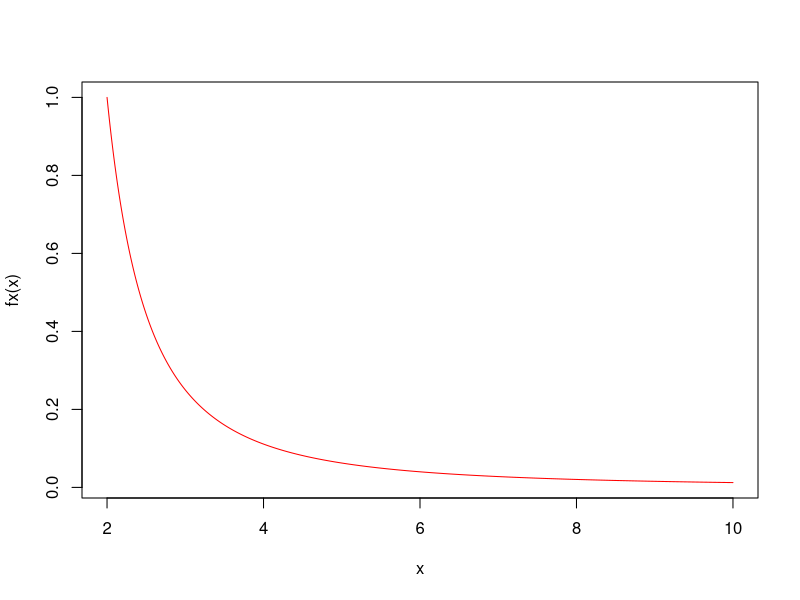
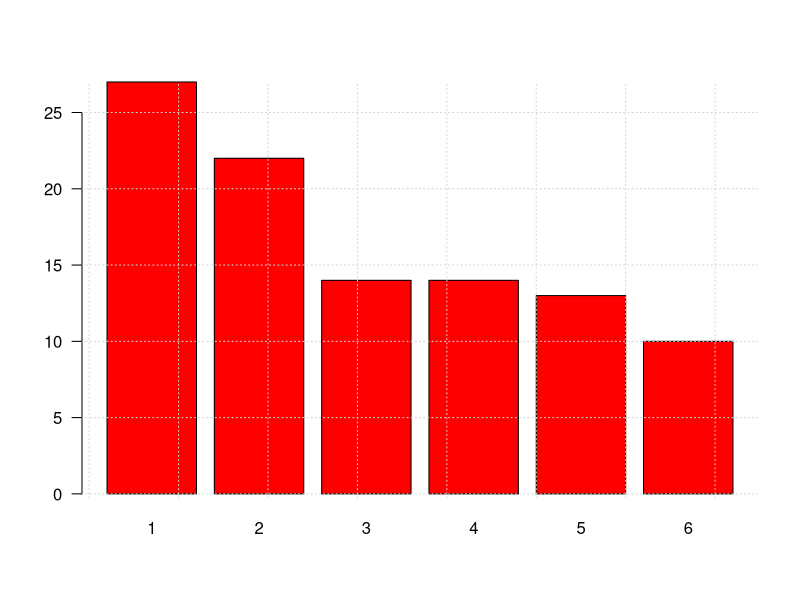
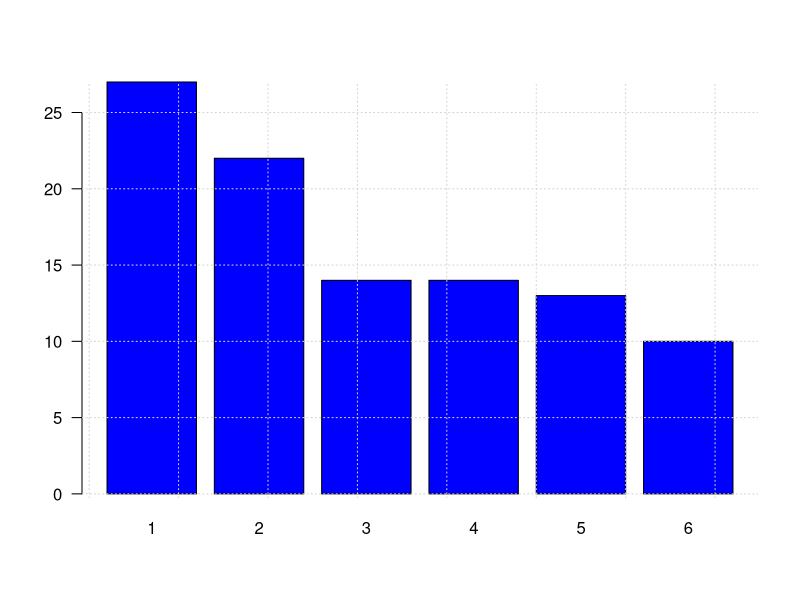

Generate these figures, in order, with R:
## ---- chunk 1
x=c(1,2,3,4,5)         #<<
x
## ---- chunk 2
y=c("Muy regular", "Regular", "Bueno", "Muy bueno", "Excelente")
y
## ---- chunk 3
x=1:9
m=matrix(x,nrow=3)   #<<
m
## ---- chunk 4
x=1:9
y=10:18
z=19:27
mn=array(c(x,y),dim=c(3,3,3)) #<<
mn
## ---- chunk 5
x=c("rojo", "verde", "azul")
y=rep(x, times=4)
x
y

## ---- chunk 6
fx=function(x){1/(x-1)^2} #<<
fx(100) # funcion evaluada en x=100
## ---- chunk 7
x=seq(from=2,to=10, by=0.01)  # genera secuencia de numeros entre 2 y 10 con paso 0.01
plot(x, fx(x), type="l", col="red") # genera grafica
## ---- chunk 8
y=sample(1:6,100, replace = T)  # generacion de datos
# funcion definida para la construccion de graficos
grafica=function(x,color){
        barplot(x,
                col=color, las=1)
        grid()
}

z=table(y) # generacion de tabla de datos
grafica(z,"red")  # evalua la funcion en los datos z y colo rojo
## ---- chunk 9
w=round(prop.table(z)*100,2)  # genera datos y constuye tabla en porcentaje
grafica(w,"blue")  # evalua la funcion con w y color azul
